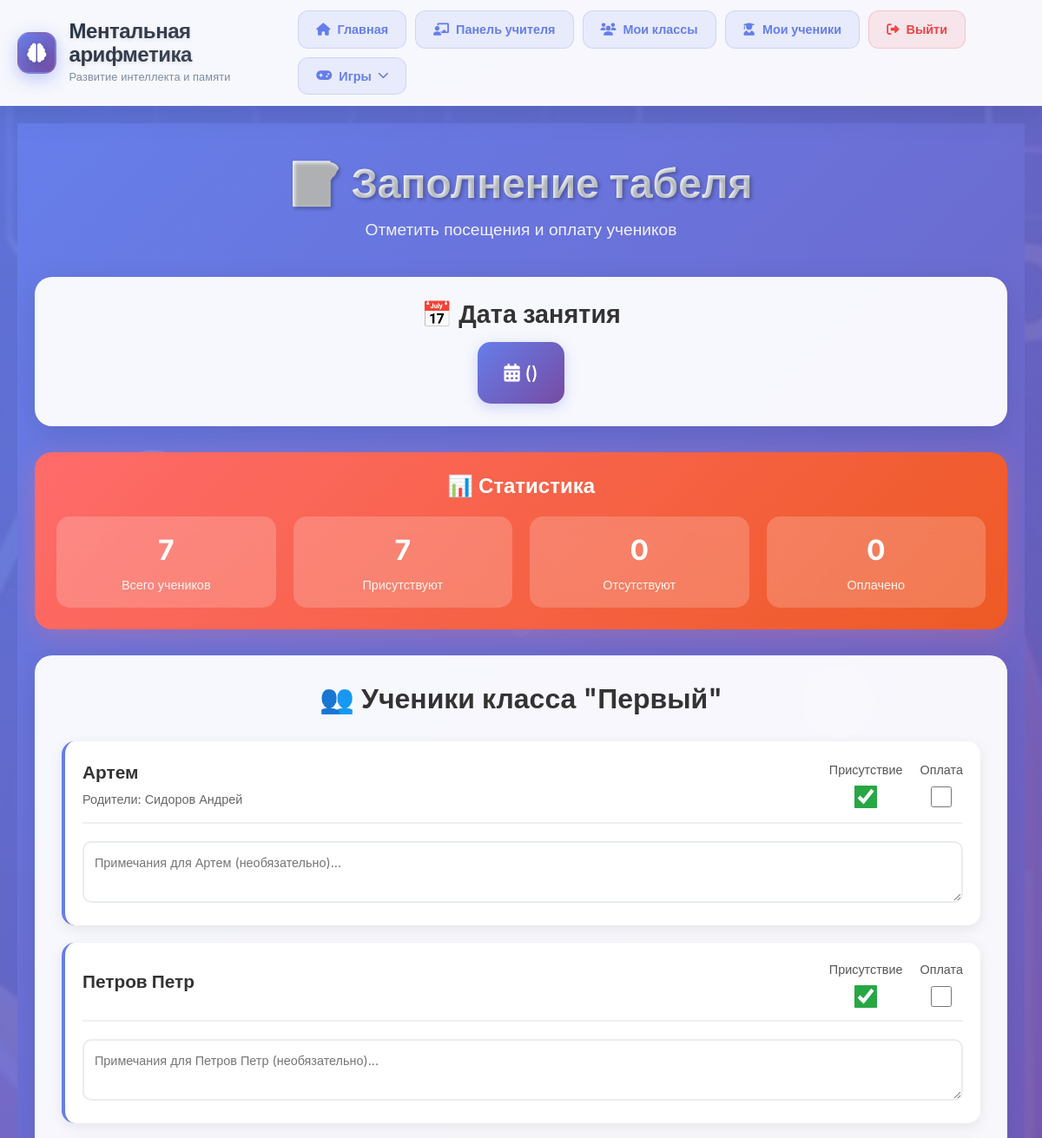
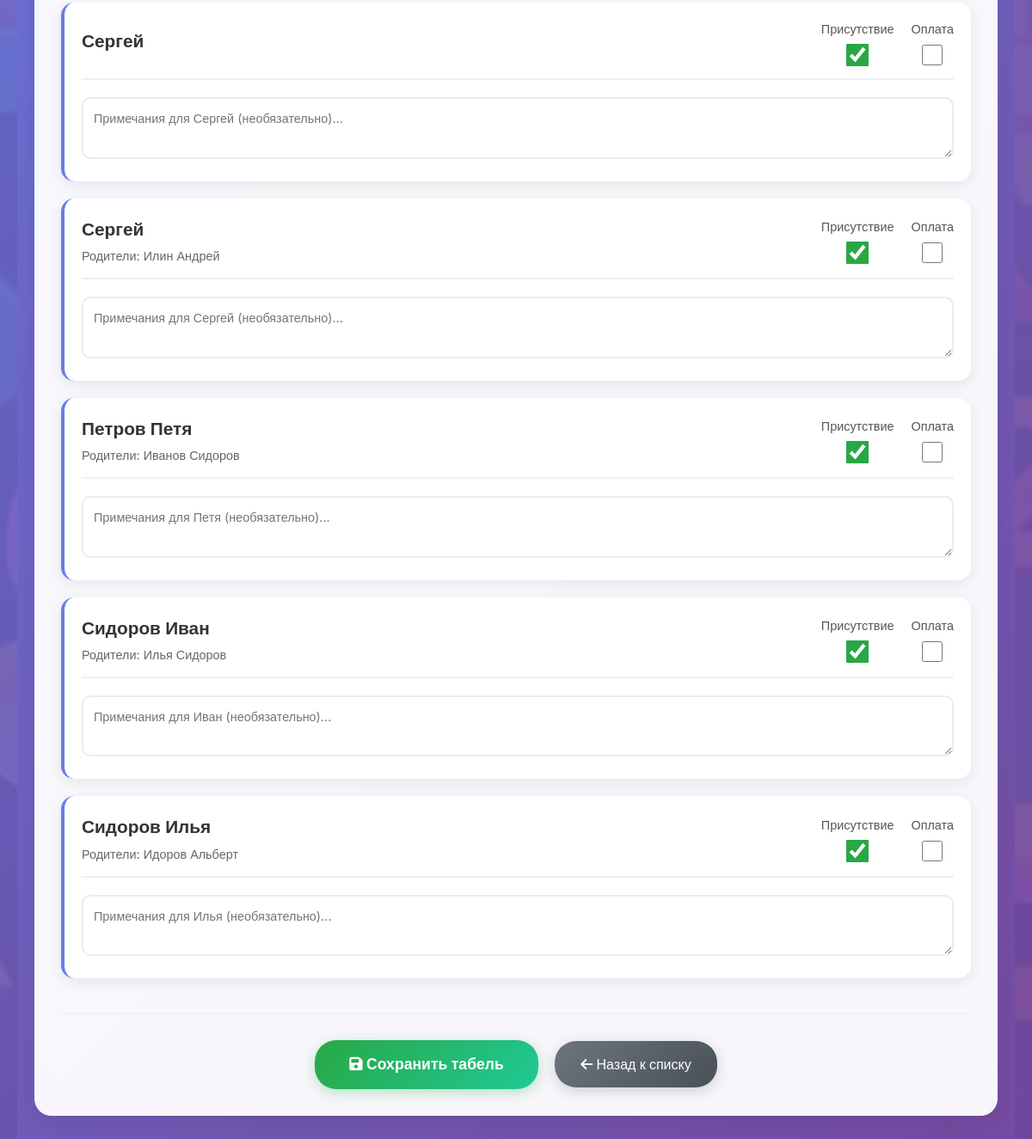
Page /teacher/classes/1/attendance/2025-08-25/edit/ (signed in) on the committed database (2 pictures, top to bottom).
### mental_app/models.py (models this page shows, shortened)
class Class(models.Model):
    name = models.CharField(max_length=100, verbose_name='Название класса', help_text='Например: "А", "Б", "В", "1А", "2Б", "Математический", "Гуманитарный"')
    teacher = models.ForeignKey(TeacherProfile, on_delete=models.CASCADE, related_name='classes', verbose_name='Учитель')
    time = models.TimeField(verbose_name='Время занятий', help_text='Время начала занятий')
    days = models.CharField(max_length=100, verbose_name='Дни занятий', help_text='Например: "Пн, Ср, Пт" или "Вторник, Четверг"')
    academic_year = models.CharField(max_length=20, verbose_name='Учебный год', help_text='Например: 2024-2025, 2024/2025, 2024')
    created_at = models.DateTimeField(auto_now_add=True)
    class Meta:
        verbose_name = 'Класс'
        verbose_name_plural = 'Классы'
        unique_together = ['name', 'teacher', 'academic_year']

class Students(models.Model):
    name = models.CharField(max_length=50, verbose_name='Имя')
    surname = models.CharField(max_length=50, verbose_name='Фамилия', default='')
    age = models.IntegerField(verbose_name='Возраст')
    student_class = models.ForeignKey(Class, on_delete=models.CASCADE, related_name='students', verbose_name='Класс', null=True, blank=True)
    parent_first_name = models.CharField(max_length=50, blank=True, null=True, verbose_name='Имя родителя')
    parent_last_name = models.CharField(max_length=50, blank=True, null=True, verbose_name='Фамилия родителя')
    parent_phone_number = models.CharField(max_length=15, blank=True, null=True, verbose_name='Номер телефона родителя')
    created_at = models.DateTimeField(default=timezone.now)
    updated_at = models.DateTimeField(default=timezone.now)
    class Meta:
        verbose_name = 'Ученик'
        verbose_name_plural = 'Ученики'

### mental_app/views.py (the view)
# urls.py: path('teacher/classes/<int:class_id>/attendance/<str:date>/edit/', views.attendance_edit, name='attendance_edit'),
@login_required
def attendance_edit(request, class_id, date):
    try:
        class_obj = Class.objects.get(id=class_id)
        if class_obj.teacher != request.user.teacher_profile:
            return HttpResponseForbidden("У вас нет доступа к этому классу")
        attendances = Attendance.objects.filter(
            class_group=class_obj,
            date=date
        ).select_related('student').order_by('student__surname', 'student__name')
        if request.method == 'POST':
            forms_valid = True
            updated_attendances = []
            for attendance in attendances:
                form = AttendanceForm(request.POST, instance=attendance, prefix=f'attendance_{attendance.id}')
                if not form.is_valid():
                    forms_valid = False
                    break
                updated_attendances.append((attendance, form))
            if forms_valid:
                for attendance, form in updated_attendances:
                    is_present = form.cleaned_data.get('is_present', False)
                    is_paid = form.cleaned_data.get('is_paid', False)
                    notes = form.cleaned_data.get('notes', '')
                    attendance.is_present = is_present
                    attendance.is_paid = is_paid
                    attendance.notes = notes
                    attendance.save()
                messages.success(request, f'Посещения для {date} обновлены!')
                return redirect('attendance_list', class_id=class_id)
        else:
            attendance_forms = []
            for attendance in attendances:
                form = AttendanceForm(instance=attendance, prefix=f'attendance_{attendance.id}')
                attendance_forms.append((attendance, form))
        students = Students.objects.filter(student_class=class_obj).order_by('surname', 'name')
        return render(request, 'attendance_edit.html', {
            'class_obj': class_obj,
            'date': date,
            'attendance_forms': attendance_forms,
            'students': students,
            'title': f'Редактировать посещения на {date}'
        })
    except Class.DoesNotExist:
        messages.error(request, 'Класс не найден')
        return redirect('class_list')

### templates/attendance_edit.html (shortened to what this page needs)
{% extends 'base.html' %}
{% block content %}
<div class="attendance-edit-container">
    <div class="floating-element"></div>
    <div class="attendance-edit-content">
        <div class="page-header">
            <h1 class="page-title">📝 Заполнение табеля</h1>
            <p class="page-subtitle">Отметить посещения и оплату учеников</p>
        </div>
        <div class="date-info-card">
            <h3>📅 Дата занятия</h3>
            <div class="date-display">
                <i class="fas fa-calendar-alt"></i>
                {{ date|date:"d.m.Y" }} ({{ date|date:"l" }})
            </div>
        </div>
        <div class="stats-summary">
            <h4>📊 Статистика</h4>
            <div class="stats-grid">
                <div class="stat-item">
                    <div class="stat-number" id="total-students">{{ students.count }}</div>
                    <div class="stat-label">Всего учеников</div>
                </div>
                <div class="stat-item">
                    <div class="stat-number" id="present-count">0</div>
                    <div class="stat-label">Присутствуют</div>
                </div>
                <div class="stat-item">
                    <div class="stat-number" id="absent-count">0</div>
                    <div class="stat-label">Отсутствуют</div>
                </div>
                <div class="stat-item">
                    <div class="stat-number" id="paid-count">0</div>
                    <div class="stat-label">Оплачено</div>
                </div>
            </div>
        </div>
        <div class="attendance-form-section">
            <h2 class="section-title">👥 Ученики класса "{{ class_obj.name }}"</h2>
            {% if students %}
                <form method="post">
                    {% for student in students %}
                        <div class="student-row">
                            <div class="student-header">
                                <div class="student-info">
                                    <div class="student-name">{{ student.surname }} {{ student.name }}</div>
                                    <div class="student-details">
                                        {% if student.parent_first_name or student.parent_last_name %}
                                            Родители: {{ student.parent_last_name }} {{ student.parent_first_name }}
                                        {% endif %}
                                    </div>
                                </div>
                                <div class="attendance-controls">
                                    <div class="control-group">
                                        <label class="control-label">Присутствие</label>
                                        <input type="checkbox"
                                               name="attendance_{{ student.id }}"
                                               value="present"
                                               class="attendance-checkbox"
                                               checked
                                               onchange="updateStats()">
                                    </div>
                                    <div class="control-group">
                                        <label class="control-label">Оплата</label>
                                        <input type="checkbox"
                                               name="payment_{{ student.id }}"
                                               value="paid"
                                               class="payment-checkbox"
                                               onchange="updateStats()">
                                    </div>
                                </div>
                            </div>
                            <div class="notes-field">
                                <textarea name="notes_{{ student.id }}"
                                          placeholder="Примечания для {{ student.name }} (необязательно)..."></textarea>
                            </div>
                        </div>
                    {% endfor %}
                    <div class="form-actions">
                        <button type="submit" class="save-btn">
                            <i class="fas fa-save"></i>
                            Сохранить табель
                        </button>
                        <a href="{% url 'attendance_list' class_obj.id %}" class="back-btn">
                            <i class="fas fa-arrow-left"></i>
                            Назад к списку
                        </a>
                    </div>
                </form>
            {% endif %}
        </div>
    </div>
</div>
{% endblock %}

### static/styles.css (style rules this page uses)
:root { --primary-color: #667eea; --primary-gradient: linear-gradient(135deg, #667eea 0%, #764ba2 100%); --secondary-color: #6c757d; --info-color: #17a2b8; --success-color: #28a745; --warning-color: #ffc107; --danger-color: #dc3545; --text-primary: #2d3748; --text-secondary: #4a5568; --text-muted: #718096; --bg-white: rgba(255, 255, 255, 0.95); --border-radius: 12px; --box-shadow: 0 8px 32px rgba(0, 0, 0, 0.1); --transition: all 0.3s ease; }

### templates/base.html (style rules this page uses)
body { margin: 0; font-family: 'Inter', sans-serif; color: #333; background: linear-gradient(135deg, #667eea 0%, #764ba2 100%); min-height: 100vh; position: relative; overflow-x: hidden; width: 100%; max-width: 100vw; }
html { overflow-x: hidden; width: 100%; max-width: 100vw; }
body::before { content: ''; position: fixed; top: 0; left: 0; width: 100%; height: 100%; background: url('/static/фон.jpg') no-repeat center center; background-size: cover; opacity: 0.08; z-index: -1; }
* { box-sizing: border-box; max-width: 100%; }
html { scrollbar-width: none; }
body { -ms-overflow-style: none; }

### rows in the picture
Class: name "Первый"
Students: name "Артем", parent_last_name "Сидоров", parent_first_name "Андрей", id "Примечания для Артем (необязательно)..."
Students: name "Петров Петр", id "Примечания для Петров Петр (необязательно)..."
Students: name "Сергей", id "Примечания для Сергей (необязательно)..."
Students: name "Сергей", parent_last_name "Илин", parent_first_name "Андрей", id "Примечания для Сергей (необязательно)..."
Students: surname "Петров", name "Петя", parent_last_name "Иванов", parent_first_name "Сидоров", id "Примечания для Петя (необязательно)..."
Students: surname "Сидоров", name "Иван", parent_last_name "Илья", parent_first_name "Сидоров", id "Примечания для Иван (необязательно)..."
Students: surname "Сидоров", name "Илья", parent_last_name "Идоров", parent_first_name "Альберт", id "Примечания для Илья (необязательно)..."

### other values in the picture
{{ students.count }} "7"
